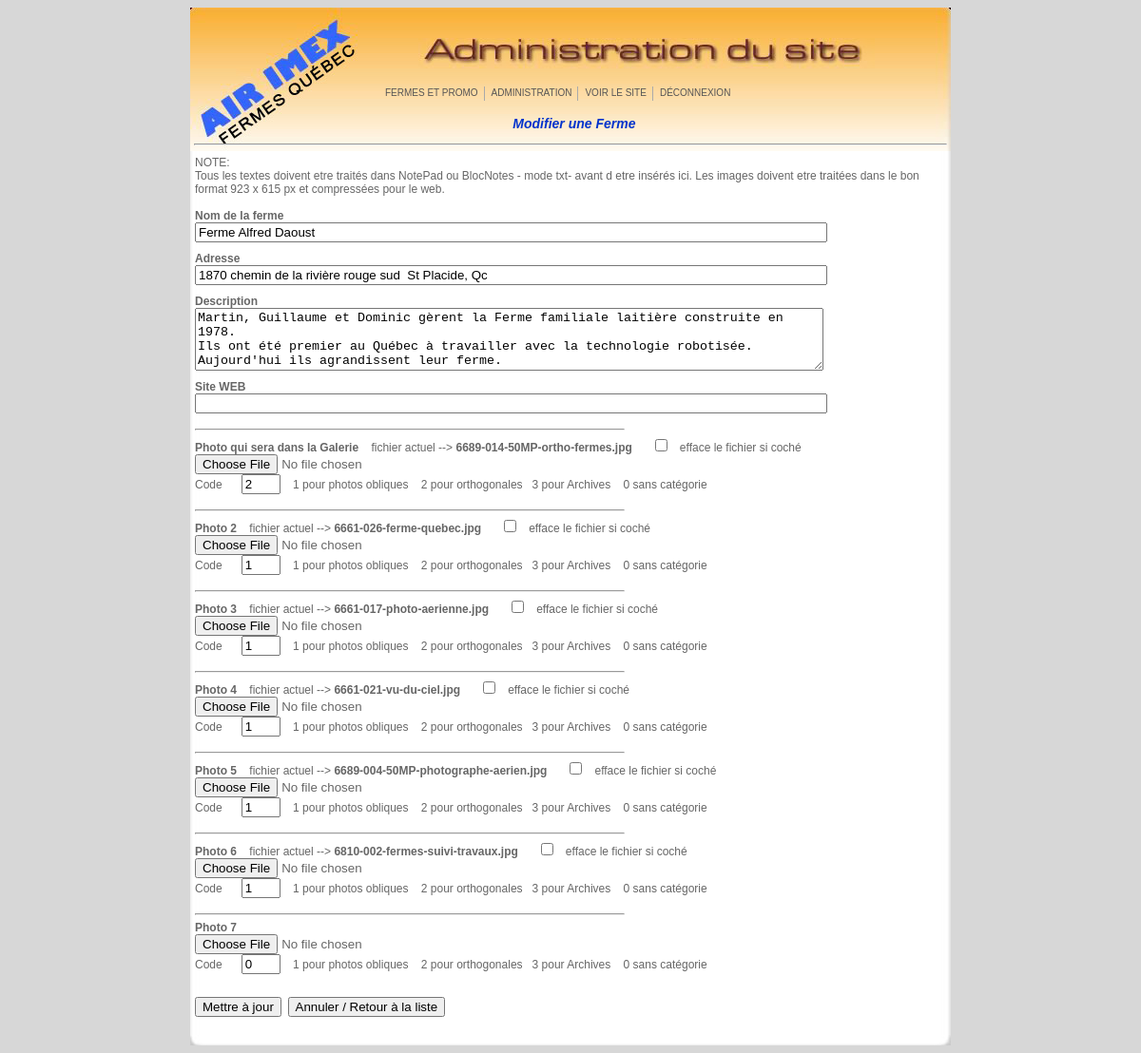
The app's page /XadminZz/fermes_modif.php?id=4 (signed in) with its own data.
### tables this page shows
CREATE TABLE `fermes` (
  `id` int(4) NOT NULL AUTO_INCREMENT,
  `nom` varchar(150) DEFAULT NULL,
  `adresse` varchar(200) DEFAULT NULL,
  `descriptif` mediumtext,
  `web` varchar(80) DEFAULT NULL,
  `photo1` varchar(80) DEFAULT NULL,
  `photo1_code` int(2) DEFAULT NULL,
  `photo2` varchar(80) DEFAULT NULL,
  `photo2_code` int(2) DEFAULT NULL,
  `photo3` varchar(80) DEFAULT NULL,
  `photo3_code` int(2) DEFAULT NULL,
  `photo4` varchar(80) DEFAULT NULL,
  `photo4_code` int(2) DEFAULT NULL,
  `photo5` varchar(80) DEFAULT NULL,
  `photo5_code` int(2) DEFAULT NULL,
  `video` varchar(80) DEFAULT NULL,
  `video_script` mediumtext,
  `photo6` varchar(80) DEFAULT NULL,
  `photo6_code` int(2) DEFAULT NULL,
  `photo7` varchar(80) DEFAULT NULL,
  `photo7_code` int(2) DEFAULT NULL,
  PRIMARY KEY (`id`)
);

### XadminZz/fermes_modif.php (the view, shortened to what this page needs)
<?php
if ((isset($_SESSION['username_imex'])) && (!empty($_SESSION['username_imex']))){
		$id = $_GET["id"];
		?>
		<!DOCTYPE html PUBLIC "-//W3C//DTD XHTML 1.0 Transitional//EN" "http://www.w3.org/TR/xhtml1/DTD/xhtml1-transitional.dtd">
		<html xmlns="http://www.w3.org/1999/xhtml">
		<head>
		<link href="admin.css" rel="stylesheet" type="text/css" />
		</head>
		<body>
		<?php
		 $requete = "SELECT * FROM fermes WHERE id = '".$id."'";
		 $resultats = mysql_query($requete);
		 $data = mysql_fetch_array($resultats) ;
		?>
		<form action="fermes_modif.php?id=<?php echo $id;?>" method="POST" enctype="multipart/form-data">
		<table width="800" cellpadding="0" cellspacing="0" align="center">
			<tr align="center">
			<td class="entete" height="151" valign="bottom">
			  <?php include("menu/menu2.php");?>
			  <div style="line-height:30px"><span class="stats">&nbsp;&nbsp;Modifier une Ferme</span> </div>
			<hr width="790"></td>
			</tr>
		<td>
			<table width="800" cellpadding="5" cellspacing="0">
				<tr>
				<td class="corps">NOTE: <br /> Tous les textes doivent etre trait&eacute;s dans NotePad ou BlocNotes - mode txt- avant d etre ins&eacute;r&eacute;s ici. Les images doivent etre trait&eacute;es dans le bon format 923 x 615 px et compress&eacute;es pour le web.
                 <br /><br /><strong >Nom de la ferme</strong><br />
				<input type="text" size="80" name="nom" id="nom" value="<?php echo stripslashes($data["nom"]);?>">
				</td>
				</tr>
				<tr>
				<td class="corps"><strong >Adresse</strong><br />
				<input type="text" size="80" name="adresse" id="adresse" value="<?php echo stripslashes($data["adresse"]);?>">
				</td>
				</tr>
                <tr>
                <td class="corps"><strong>Description</strong><br />
                <textarea name="description" rows="4" cols="80" value=""><?php echo stripslashes($data["descriptif"]);?> </textarea></td>
                </tr>
				<tr>
				<td class="corps"><strong >Site WEB</strong><br />
				<input type="text" size="80" name="web" id="web" value="<?php echo $data["web"];?>">
				</td>
				</tr>
                <tr>
				<td class="corps">
				<hr width="450" align="left">
                <strong>Photo qui sera dans la Galerie</strong>
                   	<?php if($data['photo1']){ ?>
						<span class="form_labels">&nbsp;&nbsp;&nbsp;fichier actuel --> <strong><?php echo $data['photo1']; ?></strong>&nbsp;&nbsp;&nbsp;&nbsp;&nbsp;
                        <input type="checkbox" name ="supp1" value="1">
                        &nbsp;&nbsp;efface le fichier si coch&eacute;</span><br />
					<?php } ?>
				<input name="photo1" type="file" size="60" maxlength="80" /><br />
                Code &nbsp;&nbsp;&nbsp;&nbsp;&nbsp;<input name="photo1_code" type="text"  size="2" value="<?php echo $data["photo1_code"];?>">
                &nbsp;&nbsp;&nbsp;1 pour photos obliques&nbsp;&nbsp;&nbsp;&nbsp;2 pour orthogonales&nbsp;&nbsp;&nbsp;3 pour Archives &nbsp;&nbsp;&nbsp;0 sans cat&eacute;gorie
                </td>
				</tr>
                <tr>
				<td class="corps">
				<hr width="450" align="left">
                <strong>Photo 2</strong>
                   	<?php if($data['photo2']){ ?>
						<span class="form_labels">&nbsp;&nbsp;&nbsp;fichier actuel --> <strong><?php echo $data['photo2']; ?></strong>&nbsp;&nbsp;&nbsp;&nbsp;&nbsp;
                        <input type="checkbox" name ="supp2" value="1">
                        &nbsp;&nbsp;efface le fichier si coch&eacute;</span><br />
					<?php } ?>
				<input name="photo2" type="file" size="60" maxlength="80" /><br />
                Code &nbsp;&nbsp;&nbsp;&nbsp;&nbsp;<input name="photo2_code" type="text"  size="2" value="<?php echo $data["photo2_code"];?>">
                &nbsp;&nbsp;&nbsp;1 pour photos obliques&nbsp;&nbsp;&nbsp;&nbsp;2 pour orthogonales&nbsp;&nbsp;&nbsp;3 pour Archives &nbsp;&nbsp;&nbsp;0 sans cat&eacute;gorie
				</td>
				</tr>
                <tr>
				<td class="corps">
				<hr width="450" align="left">
                <strong>Photo 3</strong>
                   	<?php if($data['photo3']){ ?>
						<span class="form_labels">&nbsp;&nbsp;&nbsp;fichier actuel --> <strong><?php echo $data['photo3']; ?></strong>&nbsp;&nbsp;&nbsp;&nbsp;&nbsp;
                        <input type="checkbox" name ="supp3" value="1">
                        &nbsp;&nbsp;efface le fichier si coch&eacute;</span><br />
					<?php } ?>
				<input name="photo3" type="file" size="60" maxlength="80" /><br />
                Code &nbsp;&nbsp;&nbsp;&nbsp;&nbsp;<input name="photo3_code" type="text"  size="2" value="<?php echo $data["photo3_code"];?>">
                &nbsp;&nbsp;&nbsp;1 pour photos obliques&nbsp;&nbsp;&nbsp;&nbsp;2 pour orthogonales&nbsp;&nbsp;&nbsp;3 pour Archives &nbsp;&nbsp;&nbsp;0 sans cat&eacute;gorie
				</td>
				</tr>
                <tr>
				<td class="corps">
				<hr width="450" align="left">
                <strong>Photo 4</strong>
                   	<?php if($data['photo4']){ ?>
						<span class="form_labels">&nbsp;&nbsp;&nbsp;fichier actuel --> <strong><?php echo $data['photo4']; ?></strong>&nbsp;&nbsp;&nbsp;&nbsp;&nbsp;
                        <input type="checkbox" name ="supp4" value="1">
                        &nbsp;&nbsp;efface le fichier si coch&eacute;</span><br />
					<?php } ?>
				<input name="photo4" type="file" size="60" maxlength="80" /><br />
                Code &nbsp;&nbsp;&nbsp;&nbsp;&nbsp;<input name="photo4_code" type="text"  size="2" value="<?php echo $data["photo4_code"];?>">
                &nbsp;&nbsp;&nbsp;1 pour photos obliques&nbsp;&nbsp;&nbsp;&nbsp;2 pour orthogonales&nbsp;&nbsp;&nbsp;3 pour Archives &nbsp;&nbsp;&nbsp;0 sans cat&eacute;gorie
				</td>
				</tr>
                <tr>
				<td class="corps">
				<hr width="450" align="left">
                <strong>Photo 5</strong>
                   	<?php if($data['photo5']){ ?>
						<span class="form_labels">&nbsp;&nbsp;&nbsp;fichier actuel --> <strong><?php echo $data['photo5']; ?></strong>&nbsp;&nbsp;&nbsp;&nbsp;&nbsp;
                        <input type="checkbox" name ="supp5" value="1">
                        &nbsp;&nbsp;efface le fichier si coch&eacute;</span><br />
					<?php } ?>
				<input name="photo5" type="file" size="60" maxlength="80" /><br />
                Code &nbsp;&nbsp;&nbsp;&nbsp;&nbsp;<input name="photo5_code" type="text"  size="2" value="<?php echo $data["photo5_code"];?>">
                &nbsp;&nbsp;&nbsp;1 pour photos obliques&nbsp;&nbsp;&nbsp;&nbsp;2 pour orthogonales&nbsp;&nbsp;&nbsp;3 pour Archives &nbsp;&nbsp;&nbsp;0 sans cat&eacute;gorie
				</td>
				</tr>
                <tr>
				<td class="corps">
				<hr width="450" align="left">
                <strong>Photo 6</strong>
                   	<?php if($data['photo6']){ ?>
						<span class="form_labels">&nbsp;&nbsp;&nbsp;fichier actuel --> <strong><?php echo $data['photo6']; ?></strong>&nbsp;&nbsp;&nbsp;&nbsp;&nbsp;
                        <input type="checkbox" name ="supp7" value="1">
                        &nbsp;&nbsp;efface le fichier si coch&eacute;</span><br />
					<?php } ?>
				<input name="photo6" type="file" size="60" maxlength="80" /><br />
                Code &nbsp;&nbsp;&nbsp;&nbsp;&nbsp;<input name="photo6_code" type="text"  size="2" value="<?php echo $data["photo6_code"];?>">
                &nbsp;&nbsp;&nbsp;1 pour photos obliques&nbsp;&nbsp;&nbsp;&nbsp;2 pour orthogonales&nbsp;&nbsp;&nbsp;3 pour Archives &nbsp;&nbsp;&nbsp;0 sans cat&eacute;gorie
				</td>
				</tr>
                <tr>
                <td class="corps">
   				<hr width="450" align="left">
	            <strong>Photo 7</strong><br />
				<input name="photo7" type="file" size="60" maxlength="80" /><br />
                Code &nbsp;&nbsp;&nbsp;&nbsp;&nbsp;<input name="photo7_code" type="text"  size="2" value="<?php echo $data["photo7_code"];?>">
                &nbsp;&nbsp;&nbsp;1 pour photos obliques&nbsp;&nbsp;&nbsp;&nbsp;2 pour orthogonales&nbsp;&nbsp;&nbsp;3 pour Archives &nbsp;&nbsp;&nbsp;0 sans cat&eacute;gorie
                </td>
                </tr>
				<tr>
				<td class="corps"><br />
				<input name="form_stats" type="submit" value="Mettre &agrave; jour" />&nbsp;&nbsp;<input type="button" value="Annuler / Retour &agrave; la liste" onclick="location.href='fermes_liste.php'" />
				</td>
				</tr>
			</table>
		</td>
		</tr><tr>
		<td class="pieds" height="25" align="center">&nbsp;</td>
		</tr>
		</form>
		</body>
		</html>
		<?php
} else {
		ob_end_clean();
		header("Location: login.html");
		exit;
}
?>

### XadminZz/admin.css (style rules this page uses)
body { font-family:Arial, Helvetica, sans-serif; font-size:12px; background-color: #D7D7D7; color: #666; }
.stats { font-family:Arial, Helvetica, sans-serif; font-size:14px; color: #0033CC; font-style:italic; font-weight:bold; text-align:left; }
.entete { background:url(images/cadre_admin_entete_web.jpg); background-repeat:no-repeat; text-align:center; }
.corps { background:url(images/cadre_admin_corps_web.png); background-repeat: repeat-y; }
.pieds { background:url(images/cadre_admin_pieds_web.png); background-repeat:no-repeat; font-size:small; }

### records on screen
fermes: nom "Ferme Alfred Daoust", adresse "1870 chemin de la rivière rouge sud St Placide, Qc", description "Martin, Guillaume et Dominic gèrent la Ferme familiale laitière construite en 1978. Ils ont été premier au Québec à travailler avec la technologie robotisée. Aujourd'hui ils agrandissent leur ferme.", photo1 "6689-014-50MP-ortho-fermes.jpg", photo1_code "2", photo2 "6661-026-ferme-quebec.jpg", photo2_code "1", photo3 "6661-017-photo-aerienne.jpg", photo3_code "1", photo4 "6661-021-vu-du-ciel.jpg", photo4_code "1", photo5 "6689-004-50MP-photographe-aerien.jpg", photo5_code "1", photo6 "6810-002-fermes-suivi-travaux.jpg", photo6_code "1", photo7_code "0"
